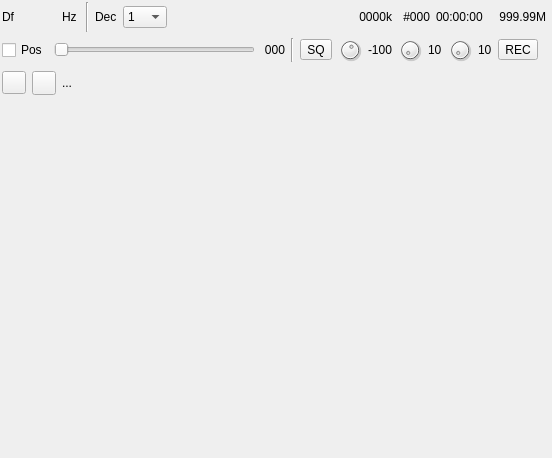
<?xml version="1.0" encoding="UTF-8"?>
<ui version="4.0">
 <class>FileSinkGUI</class>
 <widget class="RollupContents" name="FileSinkGUI">
  <property name="geometry">
   <rect>
    <x>0</x>
    <y>0</y>
    <width>552</width>
    <height>458</height>
   </rect>
  </property>
  <property name="minimumSize">
   <size>
    <width>552</width>
    <height>102</height>
   </size>
  </property>
  <property name="font">
   <font>
    <family>Liberation Sans</family>
    <pointsize>9</pointsize>
   </font>
  </property>
  <property name="windowTitle">
   <string>File Sink</string>
  </property>
  <widget class="QWidget" name="settingsContainer" native="true">
   <property name="geometry">
    <rect>
     <x>0</x>
     <y>0</y>
     <width>550</width>
     <height>100</height>
    </rect>
   </property>
   <property name="minimumSize">
    <size>
     <width>550</width>
     <height>100</height>
    </size>
   </property>
   <property name="windowTitle">
    <string>Settings</string>
   </property>
   <layout class="QVBoxLayout" name="verticalLayout" stretch="0,0,0">
    <property name="leftMargin">
     <number>2</number>
    </property>
    <property name="topMargin">
     <number>2</number>
    </property>
    <property name="rightMargin">
     <number>2</number>
    </property>
    <property name="bottomMargin">
     <number>2</number>
    </property>
    <item>
     <layout class="QHBoxLayout" name="deltaFrequencyLayout">
      <property name="rightMargin">
       <number>2</number>
      </property>
      <item>
       <widget class="QLabel" name="deltaFrequencyLabel">
        <property name="minimumSize">
         <size>
          <width>16</width>
          <height>0</height>
         </size>
        </property>
        <property name="text">
         <string>Df</string>
        </property>
       </widget>
      </item>
      <item>
       <widget class="ValueDialZ" name="deltaFrequency" native="true">
        <property name="enabled">
         <bool>true</bool>
        </property>
        <property name="sizePolicy">
         <sizepolicy hsizetype="Maximum" vsizetype="Maximum">
          <horstretch>0</horstretch>
          <verstretch>0</verstretch>
         </sizepolicy>
        </property>
        <property name="minimumSize">
         <size>
          <width>32</width>
          <height>16</height>
         </size>
        </property>
        <property name="font">
         <font>
          <family>Liberation Mono</family>
          <pointsize>12</pointsize>
         </font>
        </property>
        <property name="cursor">
         <cursorShape>PointingHandCursor</cursorShape>
        </property>
        <property name="focusPolicy">
         <enum>Qt::StrongFocus</enum>
        </property>
        <property name="toolTip">
         <string>Demod shift frequency from center in Hz</string>
        </property>
       </widget>
      </item>
      <item>
       <widget class="QLabel" name="deltaUnits">
        <property name="text">
         <string>Hz </string>
        </property>
       </widget>
      </item>
      <item>
       <widget class="Line" name="line">
        <property name="orientation">
         <enum>Qt::Vertical</enum>
        </property>
       </widget>
      </item>
      <item>
       <widget class="QLabel" name="decimationLabel">
        <property name="text">
         <string>Dec</string>
        </property>
       </widget>
      </item>
      <item>
       <widget class="QComboBox" name="decimationFactor">
        <property name="maximumSize">
         <size>
          <width>55</width>
          <height>16777215</height>
         </size>
        </property>
        <property name="toolTip">
         <string>Decimation factor</string>
        </property>
        <item>
         <property name="text">
          <string>1</string>
         </property>
        </item>
        <item>
         <property name="text">
          <string>2</string>
         </property>
        </item>
        <item>
         <property name="text">
          <string>4</string>
         </property>
        </item>
        <item>
         <property name="text">
          <string>8</string>
         </property>
        </item>
        <item>
         <property name="text">
          <string>16</string>
         </property>
        </item>
        <item>
         <property name="text">
          <string>32</string>
         </property>
        </item>
        <item>
         <property name="text">
          <string>64</string>
         </property>
        </item>
       </widget>
      </item>
      <item>
       <spacer name="horizontalSpacer_4">
        <property name="orientation">
         <enum>Qt::Horizontal</enum>
        </property>
        <property name="sizeHint" stdset="0">
         <size>
          <width>40</width>
          <height>20</height>
         </size>
        </property>
       </spacer>
      </item>
      <item>
       <widget class="QLabel" name="channelRateText">
        <property name="minimumSize">
         <size>
          <width>50</width>
          <height>0</height>
         </size>
        </property>
        <property name="toolTip">
         <string>Sink rate (kS/s)</string>
        </property>
        <property name="text">
         <string>0000k</string>
        </property>
        <property name="alignment">
         <set>Qt::AlignRight|Qt::AlignTrailing|Qt::AlignVCenter</set>
        </property>
       </widget>
      </item>
      <item>
       <widget class="QLabel" name="recordNbTracks">
        <property name="minimumSize">
         <size>
          <width>32</width>
          <height>0</height>
         </size>
        </property>
        <property name="toolTip">
         <string>Number of captures (files) in recording session updated at end of file</string>
        </property>
        <property name="text">
         <string>#000</string>
        </property>
        <property name="alignment">
         <set>Qt::AlignRight|Qt::AlignTrailing|Qt::AlignVCenter</set>
        </property>
       </widget>
      </item>
      <item>
       <widget class="QLabel" name="recordTimeText">
        <property name="minimumSize">
         <size>
          <width>52</width>
          <height>0</height>
         </size>
        </property>
        <property name="toolTip">
         <string>Total recording time (HH:MM:SS)</string>
        </property>
        <property name="text">
         <string>00:00:00</string>
        </property>
       </widget>
      </item>
      <item>
       <widget class="QLabel" name="recordSizeText">
        <property name="minimumSize">
         <size>
          <width>52</width>
          <height>0</height>
         </size>
        </property>
        <property name="toolTip">
         <string>Total recording size (k: kB, M: MB, G: GB)</string>
        </property>
        <property name="text">
         <string>999.99M</string>
        </property>
        <property name="alignment">
         <set>Qt::AlignRight|Qt::AlignTrailing|Qt::AlignVCenter</set>
        </property>
       </widget>
      </item>
     </layout>
    </item>
    <item>
     <layout class="QHBoxLayout" name="decimationShiftLayout">
      <property name="rightMargin">
       <number>10</number>
      </property>
      <item>
       <widget class="QCheckBox" name="fixedPosition">
        <property name="toolTip">
         <string>Use fixed frequency shift positions for little performance improvement</string>
        </property>
        <property name="text">
         <string>Pos</string>
        </property>
       </widget>
      </item>
      <item>
       <widget class="QSlider" name="position">
        <property name="toolTip">
         <string>Center frequency position</string>
        </property>
        <property name="maximum">
         <number>2</number>
        </property>
        <property name="pageStep">
         <number>1</number>
        </property>
        <property name="orientation">
         <enum>Qt::Horizontal</enum>
        </property>
       </widget>
      </item>
      <item>
       <widget class="QLabel" name="filterChainIndex">
        <property name="minimumSize">
         <size>
          <width>24</width>
          <height>0</height>
         </size>
        </property>
        <property name="toolTip">
         <string>Filter chain hash code</string>
        </property>
        <property name="text">
         <string>000</string>
        </property>
        <property name="alignment">
         <set>Qt::AlignRight|Qt::AlignTrailing|Qt::AlignVCenter</set>
        </property>
       </widget>
      </item>
      <item>
       <widget class="Line" name="line_2">
        <property name="orientation">
         <enum>Qt::Vertical</enum>
        </property>
       </widget>
      </item>
      <item>
       <widget class="ButtonSwitch" name="spectrumSquelch">
        <property name="toolTip">
         <string>Toggle spectrum squelch recording</string>
        </property>
        <property name="text">
         <string>SQ</string>
        </property>
        <property name="checkable">
         <bool>true</bool>
        </property>
       </widget>
      </item>
      <item>
       <widget class="QDial" name="squelchLevel">
        <property name="maximumSize">
         <size>
          <width>24</width>
          <height>24</height>
         </size>
        </property>
        <property name="toolTip">
         <string>Spectrum squelch level (dB)</string>
        </property>
        <property name="minimum">
         <number>-120</number>
        </property>
        <property name="maximum">
         <number>0</number>
        </property>
        <property name="pageStep">
         <number>1</number>
        </property>
        <property name="value">
         <number>-50</number>
        </property>
       </widget>
      </item>
      <item>
       <widget class="QLabel" name="squelchLevelText">
        <property name="toolTip">
         <string>Spectrum squelch level (dB)</string>
        </property>
        <property name="text">
         <string>-100</string>
        </property>
       </widget>
      </item>
      <item>
       <widget class="QDial" name="preRecordTime">
        <property name="maximumSize">
         <size>
          <width>24</width>
          <height>24</height>
         </size>
        </property>
        <property name="toolTip">
         <string>Pre-recording time (s)</string>
        </property>
        <property name="maximum">
         <number>10</number>
        </property>
        <property name="pageStep">
         <number>1</number>
        </property>
       </widget>
      </item>
      <item>
       <widget class="QLabel" name="preRecordTimeText">
        <property name="toolTip">
         <string>Squelched recoding pre-recording time (s)</string>
        </property>
        <property name="text">
         <string>10</string>
        </property>
       </widget>
      </item>
      <item>
       <widget class="QDial" name="postSquelchTime">
        <property name="maximumSize">
         <size>
          <width>24</width>
          <height>24</height>
         </size>
        </property>
        <property name="toolTip">
         <string>Squelched recording post-recording time (s) </string>
        </property>
        <property name="maximum">
         <number>10</number>
        </property>
        <property name="pageStep">
         <number>1</number>
        </property>
       </widget>
      </item>
      <item>
       <widget class="QLabel" name="postSquelchTimeText">
        <property name="toolTip">
         <string>Squelched recording post-recording time (s)</string>
        </property>
        <property name="text">
         <string>10</string>
        </property>
       </widget>
      </item>
      <item>
       <widget class="ButtonSwitch" name="squelchedRecording">
        <property name="toolTip">
         <string>Squelched recording enable</string>
        </property>
        <property name="text">
         <string>REC</string>
        </property>
       </widget>
      </item>
     </layout>
    </item>
    <item>
     <layout class="QHBoxLayout" name="fileNameLayout">
      <item>
       <widget class="ButtonSwitch" name="record">
        <property name="maximumSize">
         <size>
          <width>24</width>
          <height>16777215</height>
         </size>
        </property>
        <property name="toolTip">
         <string>Start/stop recording</string>
        </property>
        <property name="text">
         <string/>
        </property>
        <property name="icon">
         <iconset resource="../../../sdrgui/resources/res.qrc">
          <normaloff>:/record_off.png</normaloff>:/record_off.png</iconset>
        </property>
       </widget>
      </item>
      <item>
       <widget class="QPushButton" name="showFileDialog">
        <property name="minimumSize">
         <size>
          <width>24</width>
          <height>24</height>
         </size>
        </property>
        <property name="maximumSize">
         <size>
          <width>24</width>
          <height>24</height>
         </size>
        </property>
        <property name="toolTip">
         <string>Open file</string>
        </property>
        <property name="text">
         <string/>
        </property>
        <property name="icon">
         <iconset resource="../../../sdrgui/resources/res.qrc">
          <normaloff>:/preset-load.png</normaloff>:/preset-load.png</iconset>
        </property>
       </widget>
      </item>
      <item>
       <widget class="QLabel" name="fileNameText">
        <property name="enabled">
         <bool>true</bool>
        </property>
        <property name="toolTip">
         <string>Current recording file</string>
        </property>
        <property name="text">
         <string>...</string>
        </property>
        <property name="alignment">
         <set>Qt::AlignLeading|Qt::AlignLeft|Qt::AlignVCenter</set>
        </property>
       </widget>
      </item>
     </layout>
    </item>
   </layout>
  </widget>
  <widget class="QWidget" name="verticalLayoutWidget">
   <property name="geometry">
    <rect>
     <x>0</x>
     <y>100</y>
     <width>541</width>
     <height>351</height>
    </rect>
   </property>
   <property name="windowTitle">
    <string>Channel Spectrum</string>
   </property>
   <layout class="QVBoxLayout" name="SpectrumLayout">
    <property name="spacing">
     <number>10</number>
    </property>
    <item>
     <widget class="GLSpectrum" name="glSpectrum" native="true">
      <property name="minimumSize">
       <size>
        <width>0</width>
        <height>300</height>
       </size>
      </property>
      <property name="font">
       <font>
        <family>Liberation Mono</family>
        <pointsize>8</pointsize>
       </font>
      </property>
     </widget>
    </item>
    <item>
     <widget class="GLSpectrumGUI" name="glSpectrumGUI" native="true"/>
    </item>
   </layout>
  </widget>
 </widget>
 <customwidgets>
  <customwidget>
   <class>RollupContents</class>
   <extends>QWidget</extends>
   <header>gui/rollupcontents.h</header>
   <container>1</container>
  </customwidget>
  <customwidget>
   <class>ButtonSwitch</class>
   <extends>QToolButton</extends>
   <header>gui/buttonswitch.h</header>
  </customwidget>
  <customwidget>
   <class>ValueDialZ</class>
   <extends>QWidget</extends>
   <header>gui/valuedialz.h</header>
   <container>1</container>
  </customwidget>
  <customwidget>
   <class>GLSpectrum</class>
   <extends>QWidget</extends>
   <header>gui/glspectrum.h</header>
   <container>1</container>
  </customwidget>
  <customwidget>
   <class>GLSpectrumGUI</class>
   <extends>QWidget</extends>
   <header>gui/glspectrumgui.h</header>
   <container>1</container>
  </customwidget>
 </customwidgets>
 <resources>
  <include location="../../../sdrgui/resources/res.qrc"/>
 </resources>
 <connections/>
</ui>
